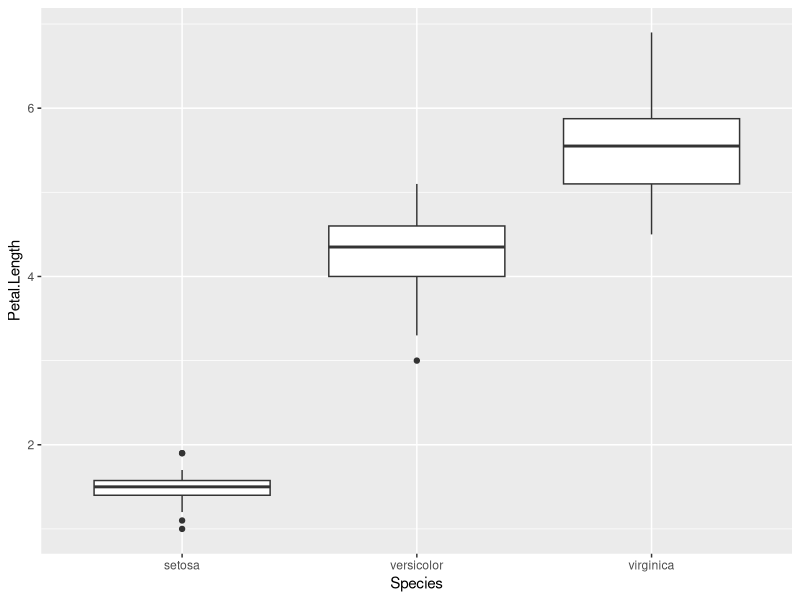
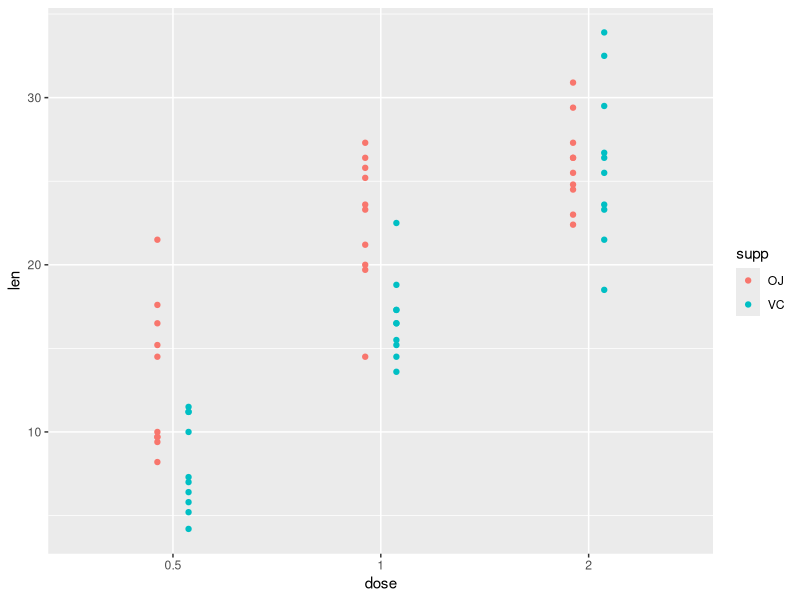

Recreate these plots in R, in order.
# t検定・分散分析・多重比較
# 2026-09-09
# Greg Nishihara

# パッケージの読み込み
library(tidyverse)
library(marginaleffects)
library(emmeans)

irisdf = iris |> as_tibble()

# t検定
# 2群の比較

df1 = irisdf |> filter(str_detect(Species, "set", negate = TRUE))
df2 = irisdf |> filter(str_detect(Species, "vir", negate = TRUE))
df3 = irisdf |> filter(str_detect(Species, "ver", negate = TRUE))

# Petal.Length: versicolor vs virginica
t.test(Petal.Length ~ Species, data = df1)
# ウェルチのt検定を行った結果、virginica の花弁の長さ (5.55) は、versicolor (4.26) よりも有意に違うことが示された (t(95.57) = -12.60, p < 0.001)。

# Petal.Length: setosa vs virginica
t.test(Petal.Length ~ Species, data = df3)

# Petal.Length: setosa vs versicolor
t.test(Petal.Length ~ Species, data = df2)


################################################################################
# 花弁の長さは種によって異なる
# 一元配置分散分析 (Analysis of Variance; ANOVA)
# 応答変数 ~ 説明変数 R モデルの構造
fullmodel = lm(Petal.Length ~ Species, data = irisdf)

ggplot(irisdf) + geom_boxplot(aes(x = Species, y = Petal.Length))

summary(fullmodel) # 計数表
#一元配置分散分析（または線形回帰モデル）の結果、アヤメの種（Species）は花弁の長さに対して極めて有意な主効果を示した (F(2, 147) = 1180, p < 0.001, R^2(adj) = 0.94)。

anova(fullmodel) # 分散分析表

# 多重比較
avg_predictions(fullmodel, by = "Species") 

# ボンフェロニー 
hypotheses(fullmodel,  ~ pairwise, multcomp = "bonferroni")
# hypotheses(fullmodel,  ~ pairwise, multcomp = "holm")

eout = emmeans(fullmodel, ~Species)
contrast(eout, "pairwise", adj = "holm")

###############################################################################
# 二元配置分散分析
tgdf = 
  ToothGrowth |> 
  as_tibble() |> 
  mutate(dose = factor(dose), supp = factor(supp))

ggplot(tgdf) +
  geom_point(
    aes(
      x = dose,
      y = len,
      color = supp
    ),
    position = position_dodge(width = 0.3)
  )

fullmodel = lm(len ~ dose + supp + dose:supp, data = tgdf)
summary(fullmodel) # モデル計数表
anova(fullmodel) # 分散分析表

# tgdf |> group_by(dose, supp) |> reframe(mean = mean(len))
avg_predictions(fullmodel, by = c("dose", "supp")) 
avg_comparisons(fullmodel)

eout = emmeans(fullmodel, specs = ~ supp|dose)
# emmeans(fullmodel, specs = ~ dose | supp)
contrast(eout, "pairwise", adj = "holm")

eout2 = emmeans(fullmodel, specs = ~ dose|supp)
# emmeans(fullmodel, specs = ~ dose | supp)
contrast(eout2, "pairwise", adj = "holm")
